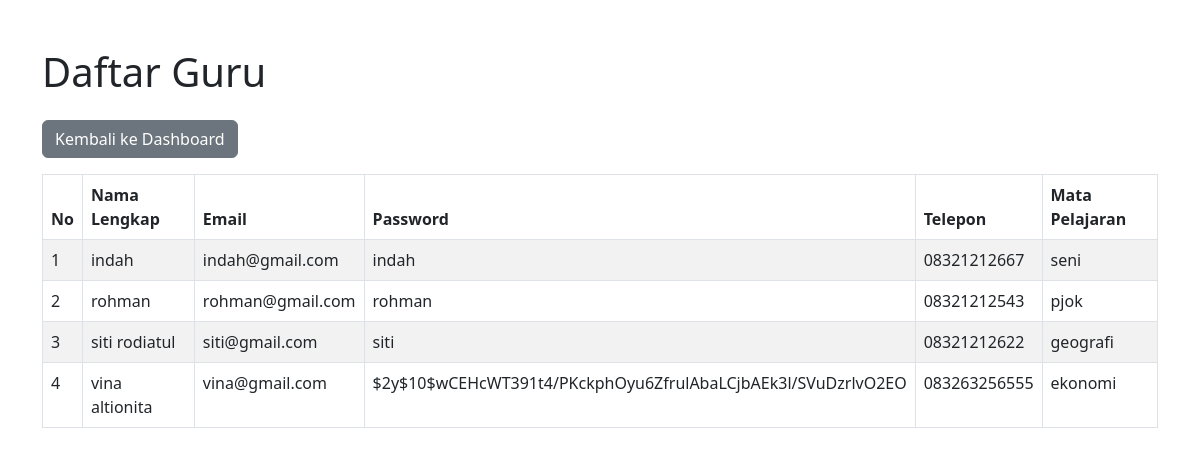
The page /Dashboard/admin/daftar_guru.php (signed in) on the database its author committed.
### tables this page shows
CREATE TABLE `users` (
  `id_user` int(11) NOT NULL,
  `nama_lengkap` varchar(100) NOT NULL,
  `email` varchar(100) NOT NULL,
  `password` varchar(255) NOT NULL,
  `telepon` varchar(15) DEFAULT NULL,
  `role` enum('pimpinan','admin','guru','siswa') NOT NULL,
  `kelas` varchar(50) DEFAULT NULL,
  `mata_pelajaran` varchar(100) DEFAULT NULL,
  `created_at` timestamp NOT NULL DEFAULT current_timestamp(),
  `reset_token` varchar(255) DEFAULT NULL
);

### Dashboard/admin/daftar_guru.php (the view, shortened to what this page needs)
<?php
require_once '../../database/db.php';
try {
    $query = "SELECT id_user, nama_lengkap, email, telepon, mata_pelajaran, password FROM users WHERE role = 'guru'";
    $stmt = $pdo->query($query);
    $guruList = $stmt->fetchAll(PDO::FETCH_ASSOC);
} catch (PDOException $e) {
    echo "Error: " . $e->getMessage();
    exit();
}
?>
<!DOCTYPE html>
<html lang="id">
<head>
    <link href="https://cdn.jsdelivr.net/npm/bootstrap@5.3.0-alpha1/dist/css/bootstrap.min.css" rel="stylesheet" />
</head>
<body>
<div class="container mt-5">
    <h1 class="mb-4">Daftar Guru</h1>
    <a href="../admin.php" class="btn btn-secondary mb-3">Kembali ke Dashboard</a>
    <table class="table table-bordered table-striped">
        <thead>
            <tr>
                <th>No</th>
                <th>Nama Lengkap</th>
                <th>Email</th>
                <th>Password</th>
                <th>Telepon</th>
                <th>Mata Pelajaran</th>
            </tr>
        </thead>
        <tbody>
            <?php if (!empty($guruList)): ?>
                <?php $no = 1; ?>
                <?php foreach ($guruList as $guru): ?>
                    <tr>
                        <td><?= $no++; ?></td>
                        <td><?= htmlspecialchars($guru['nama_lengkap']); ?></td>
                        <td><?= htmlspecialchars($guru['email']); ?></td>
                        <td><?= htmlspecialchars($guru['password']); ?></td>
                        <td><?= htmlspecialchars($guru['telepon']); ?></td>
                        <td><?= htmlspecialchars($guru['mata_pelajaran']); ?></td>
                    </tr>
                <?php endforeach; ?>
            <?php else: ?>
                <tr>
                    <td colspan="7" class="text-center">Tidak ada data guru.</td>
                </tr>
            <?php endif; ?>
        </tbody>
    </table>
</div>
</body>
</html>

### rows shown on the page
users: nama_lengkap "indah", email "indah@gmail.com", password "indah", telepon "08321212667", mata_pelajaran "seni"
users: nama_lengkap "rohman", email "rohman@gmail.com", password "rohman", telepon "08321212543", mata_pelajaran "pjok"
users: nama_lengkap "siti rodiatul", email "siti@gmail.com", password "siti", telepon "08321212622", mata_pelajaran "geografi"
users: nama_lengkap "vina altionita", email "vina@gmail.com", password "$2y$10$wCEHcWT391t4/PKckphOyu6ZfrulAbaLCjbAEk3l/SVuDzrlvO2EO", telepon "083263256555", mata_pelajaran "ekonomi"
